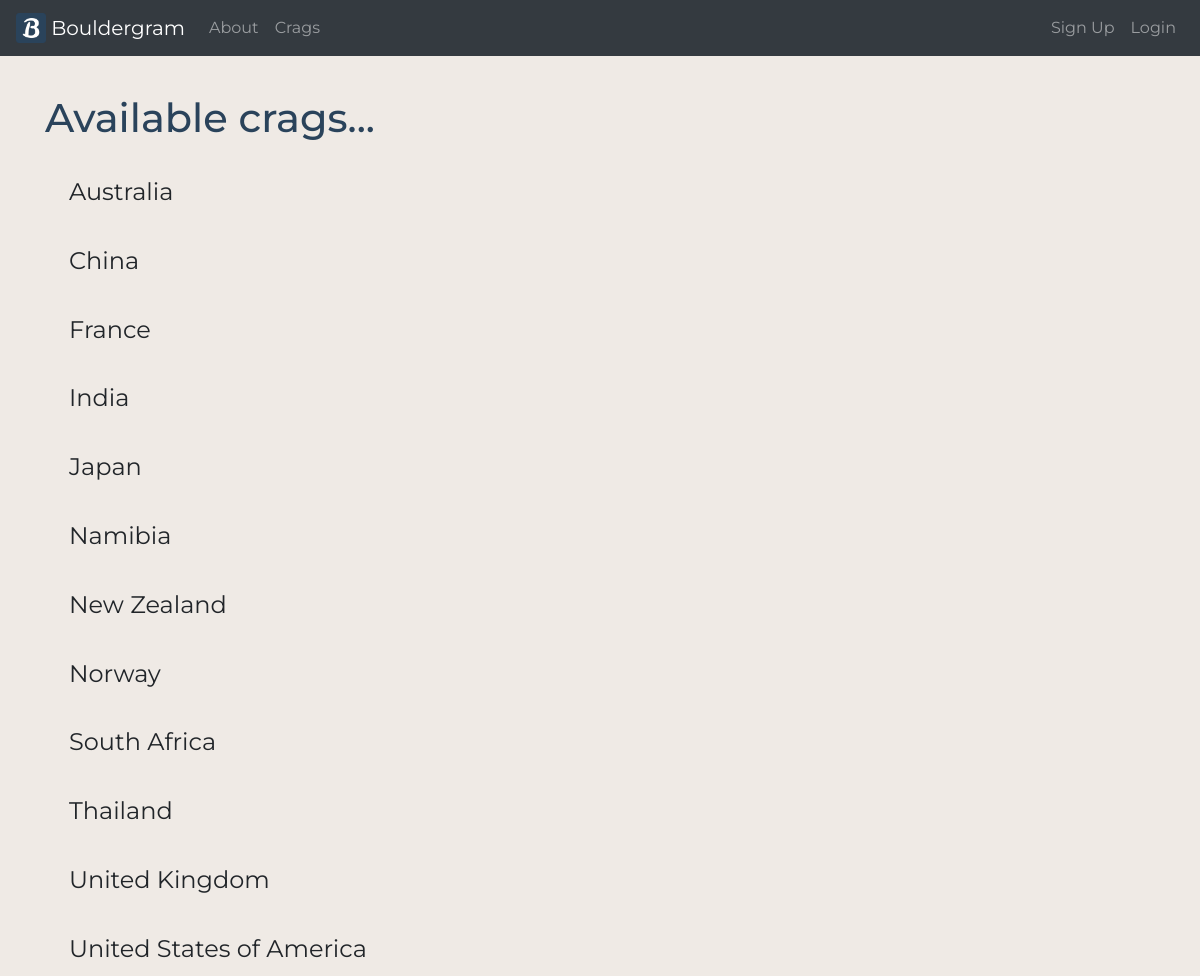
Page /country/list on the committed database.
### blog/models.py (models this page shows, shortened)
class Category(models.Model):
    country = models.CharField(max_length=255, unique=True)
    def __str__(self):
        return self.country

### blog/views.py (the view)
# urls.py: path('country/list', CountryListView, name='country-list'),
def CountryListView(request):
    country_menu_list = Category.objects.all().order_by('country')
    return render(request, 'country_list.html', {'country_menu_list':country_menu_list})

### blog/templates/country_list.html (shortened to what this page needs)
{% extends 'base.html' %}
{% block content %}
      <h1>Available crags...</h1>
      {% for item in country_menu_list %}
          <br>
          <h4><a class="dropdown-item" href="{% url 'country' item|slugify %}">{{ item }}</a>
          </h4>
      {% endfor %}
{% endblock %}

### blog/templates/base.html (shortened to what this page needs)
<!doctype html>
{% load static %}
<html lang="en">
  <head>
    <link rel="stylesheet" href="https://cdn.jsdelivr.net/npm/bootstrap@4.6.0/dist/css/bootstrap.min.css">
    <link rel="stylesheet" href="{% static 'blog/css/master.css'%}">
  </head>
  <body>
    <nav class="navbar navbar-expand-lg fixed-top navbar-dark bg-dark">
      <a class="navbar-brand" href="{% url 'home' %}"><img src="{% static 'blog/images/Favi.png' %}" width="30" height="30" class="d-inline-block align-top"> Bouldergram</a>
      <div class="collapse navbar-collapse" id="navbarSupportedContent">
        <ul class="navbar-nav mr-auto">
          <li class="nav-item">
            <a class="nav-link" href="{% url 'about' %}">About</a>
          </li>
          {% if user.is_authenticated %}
          <li class="nav-item dropdown">
              <a class="nav-link dropdown-toggle" href="#" id="navbarDropdown" role="button" data-toggle="dropdown" aria-haspopup="true" aria-expanded="false">
                    Crags
              </a>
                <div class="dropdown-menu" aria-labelledby="navbarDropdown">
                  <a class="dropdown-item" href="{% url 'country-list' %}">Country</a>
                    <div class="dropdown-divider"></div>
                  <a class="dropdown-item" href="{% url 'create_country' %}">Add Country</a>
                </div>
          </li>
          {% else %}
          <li class="nav-item">
              <a class="nav-link" href="{% url 'country-list' %}">Crags</a>
          </li>
          {% endif %}
        </ul>
        <ul class="navbar-nav ml-auto">
            {% if user.is_authenticated %}
            <li class="nav-item">
              <a class="nav-link" href="{% url 'create_post' %}">Post</a>
            </li>
            <li class="nav-item dropdown">
                <a class="nav-link dropdown-toggle" href="#" id="navbarDropdown"
                    role="button" data-toggle="dropdown" aria-haspopup="true"
                      aria-expanded="false"> Profile
                </a>
            <div class="dropdown-menu dropdown-menu-right" aria-labelledby="navbarDropdown">
                {% if user.userprofile.id %}
                <a class="dropdown-item" href="{% url 'user_profile_page' user.userprofile.id %}">{{ user.username }}</a>
                <a class="dropdown-item" href="{% url 'edit_profile_page' user.userprofile.id %}">Edit Profile </a>
                {% else %}
                <a class="dropdown-item" href="{% url 'create_profile_page' %}">Create Profile</a>
                {% endif %}
                <a class="dropdown-item" href="{% url 'profile_edit' %}">Profile Settings</a>
                <a class="dropdown-item" href="{% url 'logout' %}">Sign Out</a>
            </div>
          </li>
            {% else %}
            <li class="nav-item">
              <a class="nav-link" href="{% url 'signup' %}">Sign Up</a>
            </li>
            <li class="nav-item">
              <a class="nav-link" href="{% url 'login' %}">Login</a>
            </li>
            {% endif %}
        </ul>
        </div>
      </nav>
      <br>
    <div class="container">
      {% block content %}
      {% endblock %}
    </div>
  </body>
</html>

### static/blog/CSS/master.css (style rules this page uses)
body { font-family: 'Montserrat', sans-serif; color: #2a435b; padding-top: 70px; background-color: #efeae5; border-top: 0px; margin:auto; }

### rows in the picture
Category: country "Australia"
Category: country "China"
Category: country "France"
Category: country "India"
Category: country "Japan"
Category: country "Namibia"
Category: country "New Zealand"
Category: country "Norway"
Category: country "South Africa"
Category: country "Thailand"
Category: country "United Kingdom"
Category: country "United States of America"
